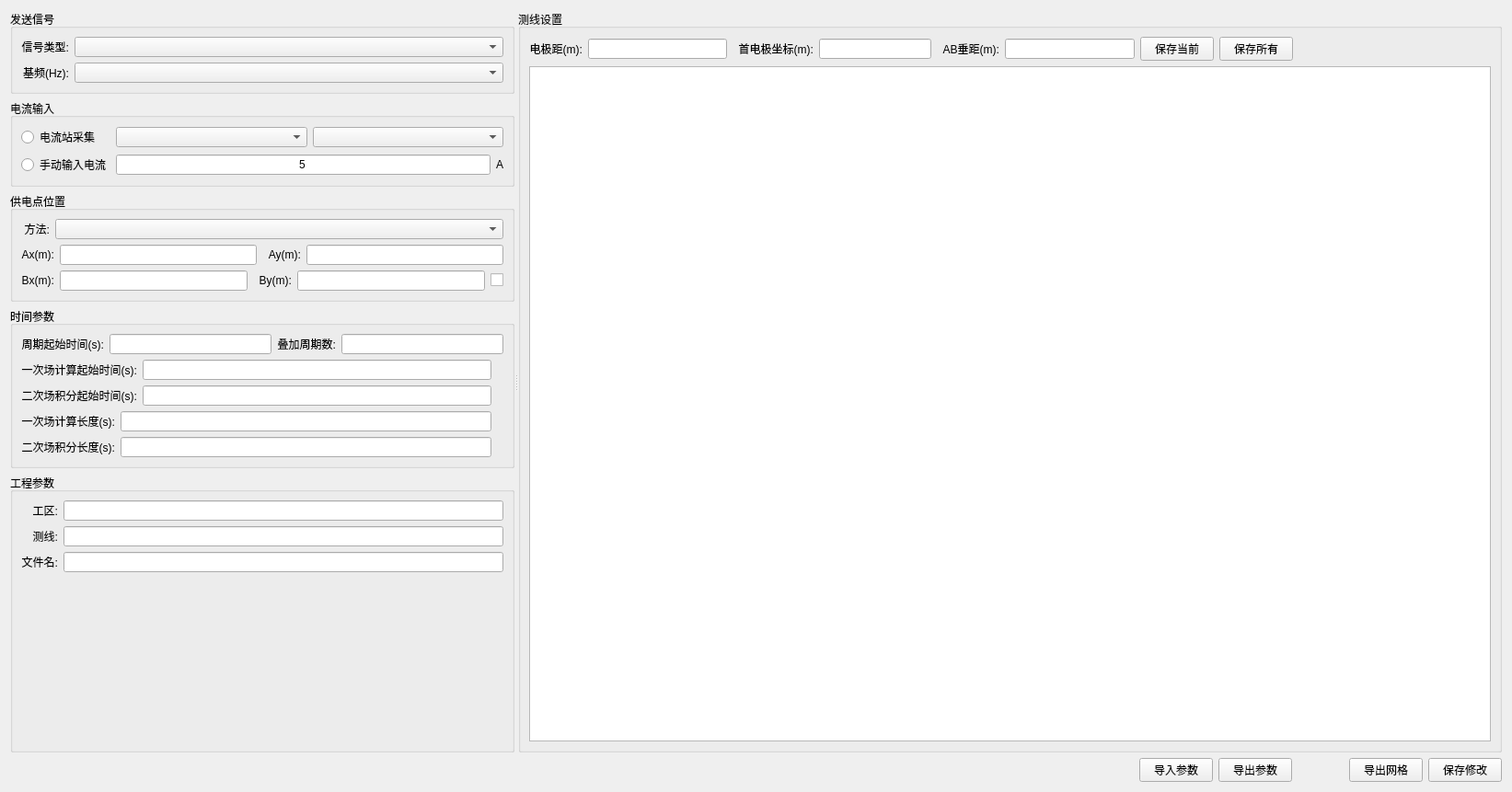
<?xml version="1.0" encoding="UTF-8"?>
<ui version="4.0">
 <class>CWdtParamTrs</class>
 <widget class="QWidget" name="CWdtParamTrs">
  <property name="geometry">
   <rect>
    <x>0</x>
    <y>0</y>
    <width>1643</width>
    <height>861</height>
   </rect>
  </property>
  <property name="windowTitle">
   <string>Form</string>
  </property>
  <layout class="QVBoxLayout" name="verticalLayout_6">
   <item>
    <widget class="QSplitter" name="splitter">
     <property name="orientation">
      <enum>Qt::Horizontal</enum>
     </property>
     <widget class="QWidget" name="layoutWidget">
      <layout class="QVBoxLayout" name="verticalLayout_5">
       <item>
        <widget class="QGroupBox" name="groupBox">
         <property name="title">
          <string>发送信号</string>
         </property>
         <layout class="QVBoxLayout" name="verticalLayout">
          <item>
           <layout class="QGridLayout" name="gridLayout">
            <item row="2" column="0">
             <widget class="QLabel" name="label">
              <property name="text">
               <string>基频(Hz):</string>
              </property>
              <property name="alignment">
               <set>Qt::AlignRight|Qt::AlignTrailing|Qt::AlignVCenter</set>
              </property>
             </widget>
            </item>
            <item row="1" column="1">
             <widget class="QComboBox" name="cmbSigType"/>
            </item>
            <item row="1" column="0">
             <widget class="QLabel" name="label_8">
              <property name="sizePolicy">
               <sizepolicy hsizetype="Maximum" vsizetype="Preferred">
                <horstretch>0</horstretch>
                <verstretch>0</verstretch>
               </sizepolicy>
              </property>
              <property name="text">
               <string>信号类型:</string>
              </property>
              <property name="alignment">
               <set>Qt::AlignRight|Qt::AlignTrailing|Qt::AlignVCenter</set>
              </property>
             </widget>
            </item>
            <item row="2" column="1">
             <widget class="QComboBox" name="cmbSigBaseFreq"/>
            </item>
           </layout>
          </item>
         </layout>
        </widget>
       </item>
       <item>
        <widget class="QGroupBox" name="groupBox_2">
         <property name="title">
          <string>电流输入</string>
         </property>
         <layout class="QGridLayout" name="gridLayout_2">
          <item row="0" column="0">
           <widget class="QRadioButton" name="rdCurrStationName">
            <property name="layoutDirection">
             <enum>Qt::LeftToRight</enum>
            </property>
            <property name="text">
             <string>电流站采集</string>
            </property>
           </widget>
          </item>
          <item row="0" column="1">
           <layout class="QHBoxLayout" name="horizontalLayout">
            <item>
             <widget class="QComboBox" name="cmbCurrStationName"/>
            </item>
            <item>
             <widget class="QComboBox" name="cmbCurrResist"/>
            </item>
           </layout>
          </item>
          <item row="1" column="0">
           <widget class="QRadioButton" name="rdCurrValue">
            <property name="text">
             <string>手动输入电流</string>
            </property>
           </widget>
          </item>
          <item row="1" column="1">
           <layout class="QHBoxLayout" name="horizontalLayout_5">
            <item>
             <widget class="QLineEdit" name="edtCurrValue">
              <property name="text">
               <string>5</string>
              </property>
              <property name="alignment">
               <set>Qt::AlignCenter</set>
              </property>
             </widget>
            </item>
            <item>
             <widget class="QLabel" name="label_2">
              <property name="text">
               <string>A</string>
              </property>
             </widget>
            </item>
           </layout>
          </item>
         </layout>
        </widget>
       </item>
       <item>
        <widget class="QGroupBox" name="groupBox_5">
         <property name="title">
          <string>供电点位置</string>
         </property>
         <layout class="QVBoxLayout" name="verticalLayout_3">
          <item>
           <layout class="QHBoxLayout" name="horizontalLayout_7">
            <item>
             <widget class="QLabel" name="label_3">
              <property name="text">
               <string> 方法:</string>
              </property>
              <property name="alignment">
               <set>Qt::AlignRight|Qt::AlignTrailing|Qt::AlignVCenter</set>
              </property>
             </widget>
            </item>
            <item>
             <widget class="QComboBox" name="cmbSipLayout">
              <property name="sizePolicy">
               <sizepolicy hsizetype="Expanding" vsizetype="Fixed">
                <horstretch>0</horstretch>
                <verstretch>0</verstretch>
               </sizepolicy>
              </property>
             </widget>
            </item>
           </layout>
          </item>
          <item>
           <layout class="QGridLayout" name="gridLayout_4">
            <item row="0" column="0">
             <widget class="QLabel" name="label_4">
              <property name="text">
               <string>Ax(m):</string>
              </property>
              <property name="alignment">
               <set>Qt::AlignRight|Qt::AlignTrailing|Qt::AlignVCenter</set>
              </property>
             </widget>
            </item>
            <item row="0" column="1">
             <widget class="QLineEdit" name="edtPosAx">
              <property name="alignment">
               <set>Qt::AlignCenter</set>
              </property>
             </widget>
            </item>
            <item row="0" column="2">
             <widget class="QLabel" name="lbAy">
              <property name="text">
               <string>  Ay(m):</string>
              </property>
              <property name="alignment">
               <set>Qt::AlignRight|Qt::AlignTrailing|Qt::AlignVCenter</set>
              </property>
             </widget>
            </item>
            <item row="0" column="3">
             <widget class="QLineEdit" name="edtPosAy">
              <property name="alignment">
               <set>Qt::AlignCenter</set>
              </property>
             </widget>
            </item>
           </layout>
          </item>
          <item>
           <layout class="QGridLayout" name="gridLayout_5">
            <item row="0" column="3">
             <widget class="QLineEdit" name="edtPosBy">
              <property name="alignment">
               <set>Qt::AlignCenter</set>
              </property>
             </widget>
            </item>
            <item row="0" column="2">
             <widget class="QLabel" name="lbBy">
              <property name="text">
               <string>  By(m):</string>
              </property>
              <property name="alignment">
               <set>Qt::AlignRight|Qt::AlignTrailing|Qt::AlignVCenter</set>
              </property>
             </widget>
            </item>
            <item row="0" column="0">
             <widget class="QLabel" name="lbBx">
              <property name="text">
               <string>Bx(m):</string>
              </property>
              <property name="alignment">
               <set>Qt::AlignRight|Qt::AlignTrailing|Qt::AlignVCenter</set>
              </property>
             </widget>
            </item>
            <item row="0" column="1">
             <widget class="QLineEdit" name="edtPosBx">
              <property name="alignment">
               <set>Qt::AlignCenter</set>
              </property>
             </widget>
            </item>
            <item row="0" column="4">
             <widget class="QCheckBox" name="cb_posB">
              <property name="text">
               <string/>
              </property>
             </widget>
            </item>
           </layout>
          </item>
         </layout>
        </widget>
       </item>
       <item>
        <widget class="QGroupBox" name="groupBox_6">
         <property name="title">
          <string>时间参数</string>
         </property>
         <layout class="QVBoxLayout" name="verticalLayout_8">
          <item>
           <layout class="QGridLayout" name="gridLayout_6">
            <item row="0" column="1">
             <widget class="QLineEdit" name="edtT0">
              <property name="alignment">
               <set>Qt::AlignCenter</set>
              </property>
             </widget>
            </item>
            <item row="0" column="0">
             <widget class="QLabel" name="lbLayoutAx_2">
              <property name="text">
               <string>周期起始时间(s):</string>
              </property>
              <property name="alignment">
               <set>Qt::AlignRight|Qt::AlignTrailing|Qt::AlignVCenter</set>
              </property>
             </widget>
            </item>
            <item row="0" column="2">
             <widget class="QLabel" name="lbLayoutAx_3">
              <property name="text">
               <string>叠加周期数:</string>
              </property>
              <property name="alignment">
               <set>Qt::AlignRight|Qt::AlignTrailing|Qt::AlignVCenter</set>
              </property>
             </widget>
            </item>
            <item row="0" column="3">
             <widget class="QLineEdit" name="edtCycle">
              <property name="alignment">
               <set>Qt::AlignCenter</set>
              </property>
             </widget>
            </item>
           </layout>
          </item>
          <item>
           <layout class="QGridLayout" name="gridLayout_7">
            <item row="0" column="0">
             <widget class="QLabel" name="lbLayoutAy_2">
              <property name="text">
               <string>一次场计算起始时间(s):</string>
              </property>
              <property name="alignment">
               <set>Qt::AlignRight|Qt::AlignTrailing|Qt::AlignVCenter</set>
              </property>
             </widget>
            </item>
            <item row="0" column="1">
             <widget class="QLineEdit" name="edtT1">
              <property name="alignment">
               <set>Qt::AlignCenter</set>
              </property>
             </widget>
            </item>
            <item row="0" column="2">
             <widget class="QLabel" name="label_t1">
              <property name="text">
               <string/>
              </property>
             </widget>
            </item>
           </layout>
          </item>
          <item>
           <layout class="QGridLayout" name="gridLayout_9">
            <item row="0" column="1">
             <widget class="QLineEdit" name="edtT2">
              <property name="alignment">
               <set>Qt::AlignCenter</set>
              </property>
             </widget>
            </item>
            <item row="0" column="0">
             <widget class="QLabel" name="lbLayoutAy_4">
              <property name="text">
               <string>二次场积分起始时间(s):</string>
              </property>
              <property name="alignment">
               <set>Qt::AlignRight|Qt::AlignTrailing|Qt::AlignVCenter</set>
              </property>
             </widget>
            </item>
            <item row="0" column="2">
             <widget class="QLabel" name="label_t2">
              <property name="text">
               <string/>
              </property>
             </widget>
            </item>
           </layout>
          </item>
          <item>
           <layout class="QGridLayout" name="gridLayout_12">
            <item row="0" column="0">
             <widget class="QLabel" name="lbLayoutAy_7">
              <property name="text">
               <string>一次场计算长度(s):</string>
              </property>
              <property name="alignment">
               <set>Qt::AlignRight|Qt::AlignTrailing|Qt::AlignVCenter</set>
              </property>
             </widget>
            </item>
            <item row="0" column="1">
             <widget class="QLineEdit" name="edtL1">
              <property name="alignment">
               <set>Qt::AlignCenter</set>
              </property>
             </widget>
            </item>
            <item row="0" column="2">
             <widget class="QLabel" name="label_l1">
              <property name="text">
               <string/>
              </property>
             </widget>
            </item>
           </layout>
          </item>
          <item>
           <layout class="QGridLayout" name="gridLayout_14">
            <item row="0" column="1">
             <widget class="QLineEdit" name="edtL2">
              <property name="alignment">
               <set>Qt::AlignCenter</set>
              </property>
             </widget>
            </item>
            <item row="0" column="0">
             <widget class="QLabel" name="lbLayoutAy_12">
              <property name="text">
               <string>二次场积分长度(s):</string>
              </property>
              <property name="alignment">
               <set>Qt::AlignRight|Qt::AlignTrailing|Qt::AlignVCenter</set>
              </property>
             </widget>
            </item>
            <item row="0" column="2">
             <widget class="QLabel" name="label_l2">
              <property name="text">
               <string/>
              </property>
             </widget>
            </item>
           </layout>
          </item>
         </layout>
        </widget>
       </item>
       <item>
        <widget class="QGroupBox" name="groupBox_3">
         <property name="title">
          <string>工程参数</string>
         </property>
         <layout class="QVBoxLayout" name="verticalLayout_2">
          <item>
           <layout class="QGridLayout" name="gridLayout_3">
            <item row="0" column="0">
             <widget class="QLabel" name="label_5">
              <property name="text">
               <string>工区:</string>
              </property>
              <property name="alignment">
               <set>Qt::AlignRight|Qt::AlignTrailing|Qt::AlignVCenter</set>
              </property>
             </widget>
            </item>
            <item row="0" column="1">
             <widget class="QLineEdit" name="edtProjName">
              <property name="alignment">
               <set>Qt::AlignCenter</set>
              </property>
             </widget>
            </item>
            <item row="1" column="1">
             <widget class="QLineEdit" name="edtLineNo">
              <property name="alignment">
               <set>Qt::AlignCenter</set>
              </property>
             </widget>
            </item>
            <item row="1" column="0">
             <widget class="QLabel" name="lbLineName">
              <property name="text">
               <string>测线:</string>
              </property>
              <property name="alignment">
               <set>Qt::AlignRight|Qt::AlignTrailing|Qt::AlignVCenter</set>
              </property>
             </widget>
            </item>
            <item row="2" column="0">
             <widget class="QLabel" name="label_6">
              <property name="text">
               <string>文件名:</string>
              </property>
              <property name="alignment">
               <set>Qt::AlignRight|Qt::AlignTrailing|Qt::AlignVCenter</set>
              </property>
             </widget>
            </item>
            <item row="2" column="1">
             <widget class="QLineEdit" name="edtFileName">
              <property name="alignment">
               <set>Qt::AlignCenter</set>
              </property>
             </widget>
            </item>
           </layout>
          </item>
          <item>
           <spacer name="verticalSpacer">
            <property name="orientation">
             <enum>Qt::Vertical</enum>
            </property>
            <property name="sizeHint" stdset="0">
             <size>
              <width>17</width>
              <height>37</height>
             </size>
            </property>
           </spacer>
          </item>
         </layout>
        </widget>
       </item>
      </layout>
     </widget>
     <widget class="QGroupBox" name="groupBox_4">
      <property name="title">
       <string>测线设置</string>
      </property>
      <layout class="QVBoxLayout" name="verticalLayout_4">
       <item>
        <layout class="QHBoxLayout" name="horizontalLayout_4">
         <item>
          <layout class="QHBoxLayout" name="horizontalLayout_2">
           <item>
            <widget class="QLabel" name="label_11">
             <property name="text">
              <string>电极距(m):</string>
             </property>
             <property name="alignment">
              <set>Qt::AlignRight|Qt::AlignTrailing|Qt::AlignVCenter</set>
             </property>
            </widget>
           </item>
           <item>
            <widget class="QLineEdit" name="edtMN">
             <property name="maximumSize">
              <size>
               <width>16777215</width>
               <height>16777215</height>
              </size>
             </property>
             <property name="alignment">
              <set>Qt::AlignCenter</set>
             </property>
            </widget>
           </item>
          </layout>
         </item>
         <item>
          <layout class="QHBoxLayout" name="horizontalLayout_3">
           <item>
            <widget class="QLabel" name="label_12">
             <property name="text">
              <string>  首电极坐标(m):</string>
             </property>
             <property name="alignment">
              <set>Qt::AlignRight|Qt::AlignTrailing|Qt::AlignVCenter</set>
             </property>
            </widget>
           </item>
           <item>
            <widget class="QLineEdit" name="edtPosFirstPole">
             <property name="maximumSize">
              <size>
               <width>16777215</width>
               <height>16777215</height>
              </size>
             </property>
             <property name="alignment">
              <set>Qt::AlignCenter</set>
             </property>
            </widget>
           </item>
          </layout>
         </item>
         <item>
          <layout class="QHBoxLayout" name="horizontalLayout_6">
           <item>
            <widget class="QLabel" name="label_13">
             <property name="text">
              <string>  AB垂距(m):</string>
             </property>
             <property name="alignment">
              <set>Qt::AlignRight|Qt::AlignTrailing|Qt::AlignVCenter</set>
             </property>
            </widget>
           </item>
           <item>
            <widget class="QLineEdit" name="edtDistLine2AB">
             <property name="maximumSize">
              <size>
               <width>16777215</width>
               <height>16777215</height>
              </size>
             </property>
             <property name="alignment">
              <set>Qt::AlignCenter</set>
             </property>
            </widget>
           </item>
          </layout>
         </item>
         <item>
          <widget class="QPushButton" name="btnSaveChangeThis">
           <property name="text">
            <string>保存当前</string>
           </property>
          </widget>
         </item>
         <item>
          <widget class="QPushButton" name="btnSaveChangeAll">
           <property name="text">
            <string>保存所有</string>
           </property>
          </widget>
         </item>
         <item>
          <spacer name="horizontalSpacer">
           <property name="orientation">
            <enum>Qt::Horizontal</enum>
           </property>
           <property name="sizeHint" stdset="0">
            <size>
             <width>40</width>
             <height>20</height>
            </size>
           </property>
          </spacer>
         </item>
        </layout>
       </item>
       <item>
        <widget class="QTableView" name="tbDevLay"/>
       </item>
      </layout>
     </widget>
    </widget>
   </item>
   <item>
    <layout class="QHBoxLayout" name="horizontalLayout_8">
     <item>
      <spacer name="horizontalSpacer_2">
       <property name="orientation">
        <enum>Qt::Horizontal</enum>
       </property>
       <property name="sizeHint" stdset="0">
        <size>
         <width>40</width>
         <height>20</height>
        </size>
       </property>
      </spacer>
     </item>
     <item>
      <widget class="QPushButton" name="btnImportPrm">
       <property name="text">
        <string>导入参数</string>
       </property>
      </widget>
     </item>
     <item>
      <widget class="QPushButton" name="btnOutputPrm">
       <property name="text">
        <string>导出参数</string>
       </property>
      </widget>
     </item>
     <item>
      <widget class="QLabel" name="label_9">
       <property name="minimumSize">
        <size>
         <width>50</width>
         <height>0</height>
        </size>
       </property>
       <property name="text">
        <string/>
       </property>
      </widget>
     </item>
     <item>
      <widget class="QPushButton" name="btnOutputResToTxt">
       <property name="text">
        <string>导出网格</string>
       </property>
      </widget>
     </item>
     <item>
      <widget class="QPushButton" name="btnSaveChange">
       <property name="text">
        <string>保存修改</string>
       </property>
      </widget>
     </item>
    </layout>
   </item>
  </layout>
 </widget>
 <resources/>
 <connections/>
</ui>
